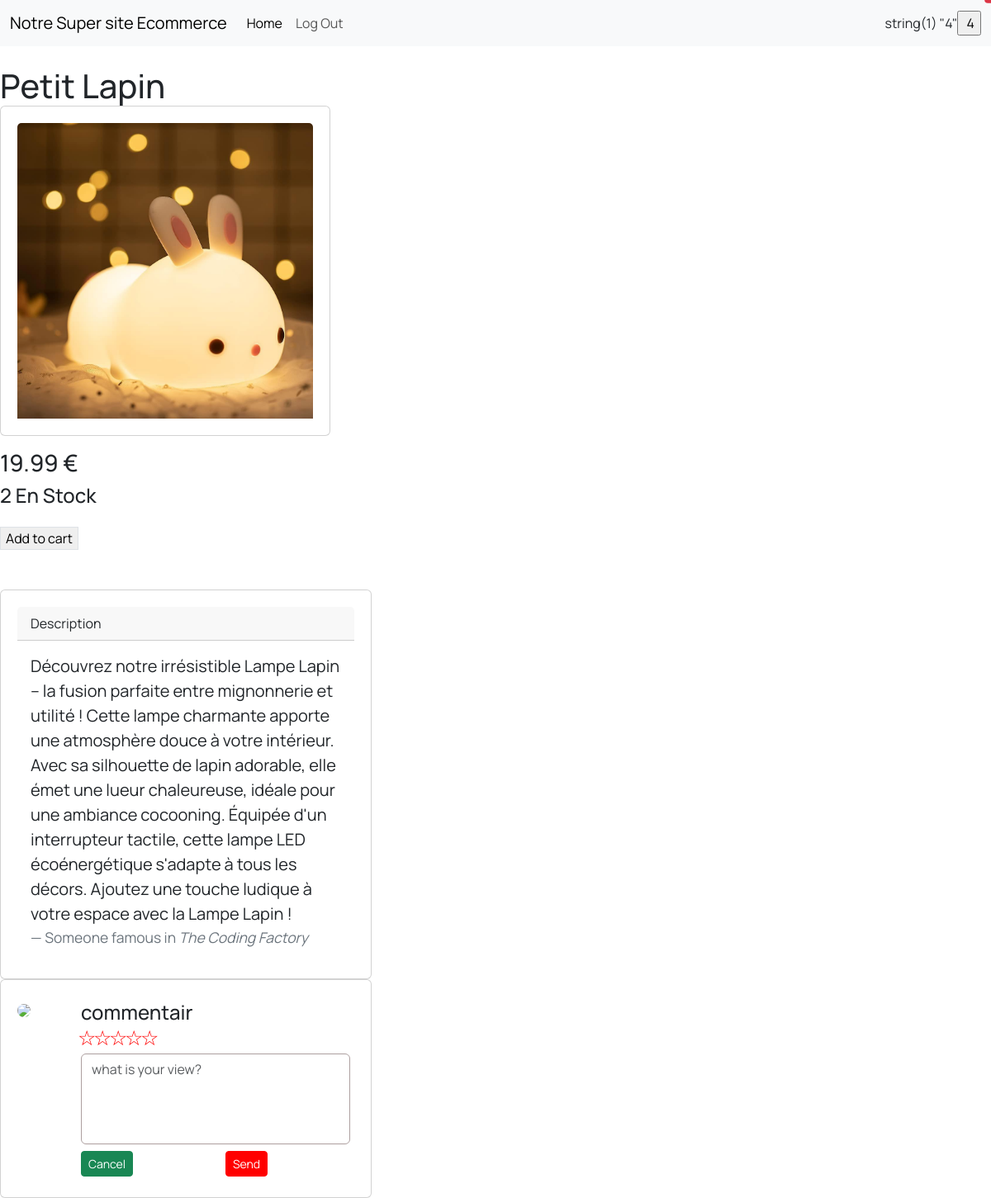
The page /product_page.php?id=4 (signed in) on the database its author committed.
### tables this page shows
CREATE TABLE `articles` (
  `id` int(10) UNSIGNED NOT NULL,
  `title` varchar(255) NOT NULL,
  `description` text NOT NULL,
  `price` float NOT NULL,
  `stock` int(11) NOT NULL,
  `photo_path` varchar(255) NOT NULL
);

### src/init.php (called while the page is built, shortened)
<?php
require_once __DIR__ . '/db.php';
if (isset($_SESSION['user_id'])) {
    $st = $bdd->prepare('SELECT * FROM users WHERE id = ?');
    $st->execute([$_SESSION['user_id']]);
    $user = $st->fetch(PDO::FETCH_ASSOC);
}
?>

### public/product_page.php (the view, shortened to what this page needs)
<!DOCTYPE html>
<html lang="en">
<?php require_once __DIR__ . '/../src/init.php'; ?>
<?php require_once SITE_ROOT . 'src/partials/head_css.php'; ?>
<head>
  <link href="https://cdn.jsdelivr.net/npm/bootstrap@5.3.2/dist/css/bootstrap.min.css" rel="stylesheet">
  <link rel="stylesheet" href="assets/bootstrap-5.3.2-dist/css/ratings.css">
</head>
<body>
<nav class="navbar navbar-expand-lg bg-body-tertiary">
        <div class="container-fluid">
            <a class="navbar-brand" href="">Notre Super site Ecommerce</a>
            <div class="collapse navbar-collapse" id="navbarSupportedContent">
                <ul class="navbar-nav me-auto mb-2 mb-lg-0">
                    <li class="nav-item">
                        <a class="nav-link active" aria-current="page" href="/">Home</a>
                    </li>
                    <?php
                    if ($user === false) { ?>
                        <li class="nav-item">
                            <a class="nav-link " aria-current="page" href="register.php">Sign Up</a>
                        </li>
                        <li class="nav-item">
                            <a class="nav-link" href="login.php">Login</a>
                        </li>
                    <?php } else { ?>
                        <li class="nav-item">
                            <a class="nav-link" href="actions/logout.php">Log Out </a>
                        </li>
                    <?php } ?>
                </ul>
                <?php var_dump($_GET["id"]) ?>
                <form action="../src/class/user/cart.php?" method="GET">
                <input type="submit" name="submit" value=" <?php echo $_GET['id'] ?>" />
                  <span class="position-absolute top-0 start-100 translate-middle badge rounded-pill bg-danger">
                  </span>
                </form>
            </div>
        </div>
    </nav>
  <div class="flex font-serif">
    <div class="flex-none w-52 relative">
    </div>
    <form class="flex-auto p-6">
      <?php
      $id = $_GET['id'];
      $pdoStatement = $bdd->prepare("SELECT * FROM articles WHERE id='$id';");
      $pdoStatement->execute();
      $infos = $pdoStatement->fetch();
      ?>
      <div class="flex flex-wrap items-baseline">
        <h1 class="w-full flex-none mb-3 text-2xl leading-none text-slate-900">
          <?php echo $infos['title'] ?>
          <div class="card" style="width: 25rem;">
            <img src="<?= '../' . $infos['photo_path'] ?>" class="card-img-top" alt="..." style=>
          </div>
        </h1>
        <div class="flex-auto text-lg font-medium text-slate-500">
          <H3><?php echo $infos['price'] ?> €</H3>
        </div>
        <div class="text-xs leading-6 font-medium uppercase text-slate-500">
          <h4><?php echo $infos['stock'] ?> En Stock</h4>
        </div>
      </div>
      <div class="flex space-x-4 mb-5 text-sm font-medium">
        <div class="flex-auto flex space-x-4 pr-4">
          <button class="flex-none w-1/2 h-12 uppercase font-medium tracking-wider border border-slate-200 text-slate-900" type="button">
            Add to cart
          </button>
        </div>
      </div>
    </form>
  </div>
  <div>
    <div class="card">
      <div class="card-header">
        <h>Description</h>
      </div>
      <div class="card-body">
        <blockquote class="blockquote mb-0">
          <p> <?= $infos['description'] ?></p>
          <footer class="blockquote-footer">Someone famous in <cite title="Source Title">The Coding Factory</cite></footer>
        </blockquote>
      </div>
    </div>
  </div>
  <div class="card">
               <div class="row">
                   <div class="col-2">
                       <img src="https://i.imgur.com/xELPaag.jpg" width="70" class="rounded-circle mt-2">
                   </div>
                   <div class="col-10">
                       <div class="comment-box ml-2">
                           <h4>commentair</h4>
                           <div class="rating">
                               <input type="radio" name="rating" value="5" id="5"><label for="5">☆</label>
                               <input type="radio" name="rating" value="4" id="4"><label for="4">☆</label>
                               <input type="radio" name="rating" value="3" id="3"><label for="3">☆</label>
                               <input type="radio" name="rating" value="2" id="2"><label for="2">☆</label>
                               <input type="radio" name="rating" value="1" id="1"><label for="1">☆</label>
                           </div>
                           <div class="comment-area">
                               <textarea class="form-control" placeholder="what is your view?" rows="4"></textarea>
                           </div>
                           <div class="comment-btns mt-2">
                               <div class="row">
                                   <div class="col-6">
                                       <div class="pull-left">
                                       <button class="btn btn-success btn-sm">Cancel</button>
                                       </div>
                                   </div>
                                   <div class="col-6">
                                       <div class="pull-right">
                                       <button class="btn btn-success send btn-sm">Send <i class="fa fa-long-arrow-right ml-1"></i></button>
                                       </div>
                                   </div>
                               </div>
                           </div>
                       </div>
                   </div>
               </div>
           </div>
</body>
</html>

### public/assets/stylesheet.css (style rules this page uses)
body { overscroll-behavior: none; }

### rows shown on the page
articles: title "Petit Lapin", photo_path (picture), price "19.99", stock "2", description "Découvrez notre irrésistible Lampe Lapin – la fusion parfaite entre mignonnerie et utilité ! Cette lampe charmante apporte une atmosphère douce à votre intérieur. Avec sa silhouette de lapin adorable, elle émet une lueur chaleureuse, idéale pour une ambiance cocooning. Équipée d'un interrupteur tactile, cette lampe LED écoénergétique s'adapte à tous les décors. Ajoutez une touche ludique à votre espace avec la Lampe Lapin !"
